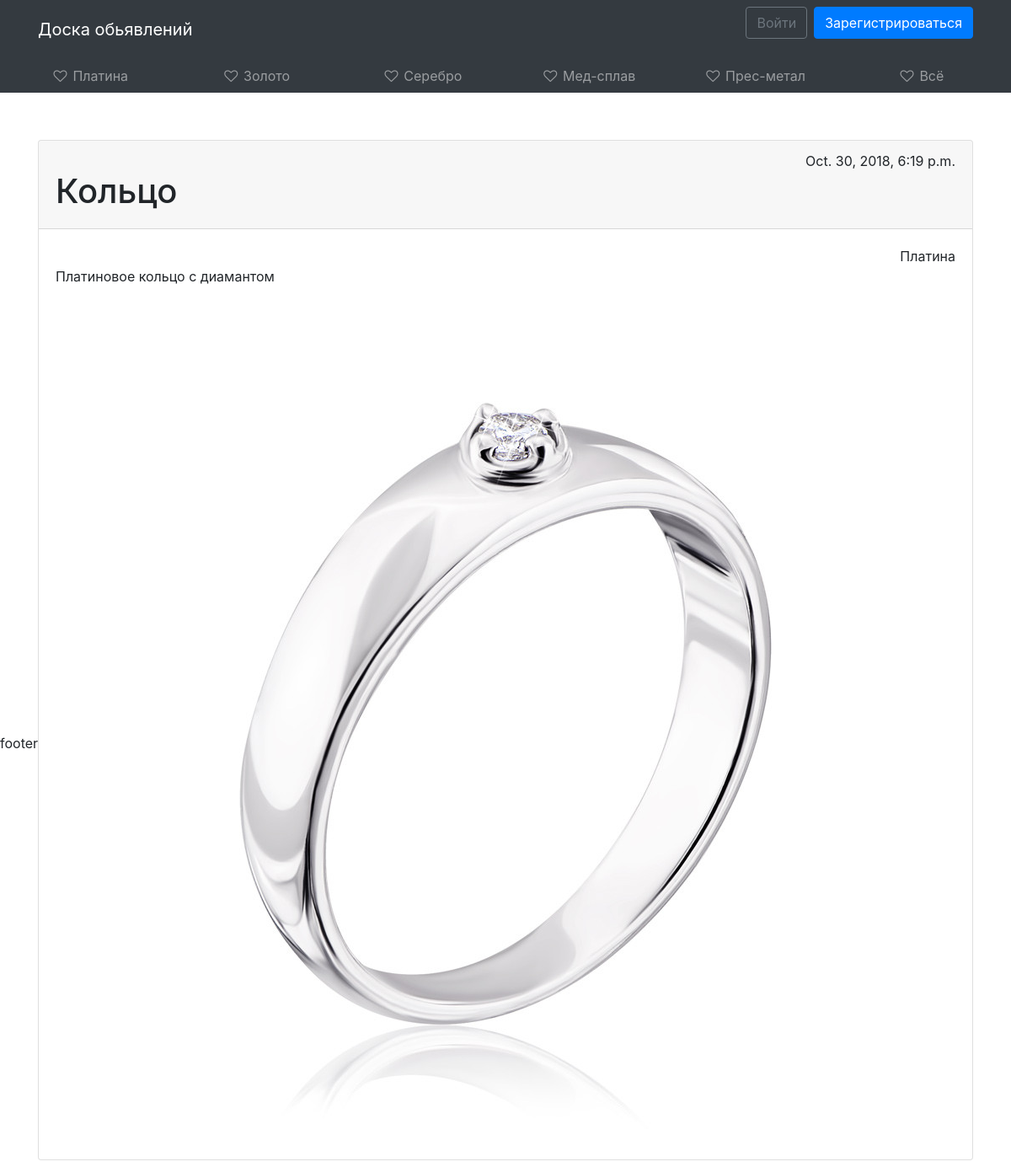
/detail/1, run on the app's committed database.
### core/models.py (models this page shows, shortened)
class Category(models.Model):
    category_name = models.CharField(max_length = 20, blank=False, verbose_name=u'category name')

class Product(models.Model):
    DELETED = 0
    TO_MODERETION = 1
    ACTIVE = 2
    MODERATING = (
        (DELETED, 'Deleted'),
        (TO_MODERETION, 'To moderation'),
        (ACTIVE, 'Active')
    )
    STANDART = 0
    VIP = 1
    TO_VIP = (
        (STANDART, 'Standart'),
        (VIP, 'VIP')
    )
    VIP_MODER = (
        (STANDART, 'OK'),
        (VIP, 'Want VIP')
    )
    product_user = models.ForeignKey(User, on_delete=models.CASCADE, verbose_name=u'user', default='')
    product_category = models.ForeignKey('Category', on_delete=models.DO_NOTHING, verbose_name=u'category', related_name='product')
    product_name = models.CharField(max_length=20, blank=False, verbose_name=u'name')
    product_image = models.ImageField(verbose_name=u'foto', default='images/No-image.jpg')
    product_info = models.TextField(verbose_name=u'info')
    product_price = models.PositiveIntegerField(verbose_name=u'price')
    product_status = models.IntegerField(choices=MODERATING, default=TO_MODERETION, verbose_name=u'status')
    product_vip = models.IntegerField(choices=TO_VIP, default=STANDART, verbose_name=u'VIP status')
    product_vip_moderation = models.IntegerField(choices=VIP_MODER, default=STANDART, verbose_name=u'VIP moderation')
    product_datatime_creation = models.DateTimeField(verbose_name=u'Created', auto_now_add=True)

### core/views.py (the view)
# urls.py: path('detail/<int:pid>', views.detail, name='detail'),
def detail(request, pid):
    context = {}
    context['category'] = Category.objects.all()
    context['product'] = Product.objects.get(id=pid)
    return render(request, template_name='core/detail.html', context=context)

### templates/core/detail.html (shortened to what this page needs)
{% extends 'base.html' %}
{% load staticfiles %}
{% block content %}
<div class="container">
    <div class="row">
        <div class="col col-12 mt-5">
            <div class="card">
                <div class="card-header">
                    <div class="text-right">
                        <p1>{{ product.product_datatime_creation }}</p1>
                    </div>
                    <h1>{{ product.product_name }}</h1>
                </div>
                <div class="card-body">
                    <div class="text-right">
                        {{ product.product_category.category_name }}
                    </div>
                    <p>{{ product.product_info }}</p>
                    <div class="row justify-content-center">
                        <img src="{{ product.product_image.url }}" alt="..." style="max-width: 100%;">
                    </div>
                </div>
            </div>
        </div>
    </div>
</div>
{% endblock %}

### templates/base.html (shortened to what this page needs)
{% load staticfiles %}
<html lang="en">
<head>
    <link rel="stylesheet" href="https://stackpath.bootstrapcdn.com/bootstrap/4.1.3/css/bootstrap.min.css">
    <link rel="stylesheet" href="https://cdnjs.cloudflare.com/ajax/libs/font-awesome/4.7.0/css/font-awesome.css">
    <link rel="stylesheet" href="{% static '/css/style.css' %}">
</head>
<body>
{% include 'header.html' %}
{% block sidebar %}
<div class="container-fluid h-100">
    <div class="row d-flex flex-row">
        <aside class="col-1 col-md-2 col-lg-12 h-md-100 p-0 bg-dark top">
            <nav class="navbar navbar-expand navbar-dark bg-dark p-0 px-lg-2">
                <div class="collapse navbar-collapse">
                    <ul class="flex-column flex-lg-row navbar-nav w-100 justify-content-center align-items-center align-items-sm-start text-left text-lg-center">
                        {% for item in category %}
                        <li class="nav-item w-100">
                            <a class="nav-link text-truncate" href="{% url 'category' pid=item.id %}"><i class="fa fa-heart-o fa-fw"></i> <span class="d-none d-md-inline">{{ item.category_name }}</span></a>
                        </li>
                        {% endfor %}
                        <li class="nav-item w-100">
                            <a class="nav-link text-truncate" href="{% url 'all' %}"><i class="fa fa-heart-o fa-fw"></i> <span class="d-none d-md-inline">Всё</span></a>
                        </li>
                    </ul>
                </div>
            </nav>
        </aside>
        <main class="col-11 col-md-10 col-lg-12 bg-faded py-2">
            {% endblock %}
            {% block content %}{% endblock %}
        </main>
    </div>
</div>
<div>
    {% include 'footer.html' %}
</div>
</body>
</html>

### data on the page
Category: category_name "Платина"
Category: category_name "Золото"
Category: category_name "Серебро"
Category: category_name "Мед-сплав"
Category: category_name "Прес-метал"
Product: product_datatime_creation "Oct. 30, 2018, 6:19 p.m.", product_name "Кольцо", product_category.category_name "Платина", product_info "Платиновое кольцо с диамантом", product_image (picture)
